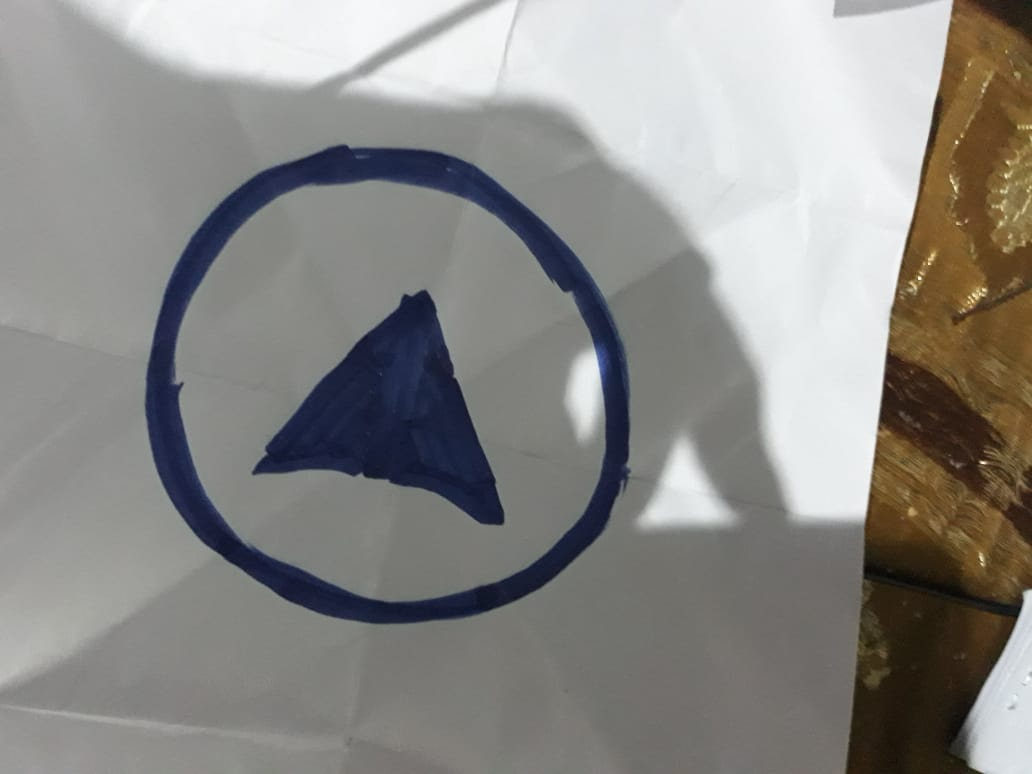
#> input picture src/assets/bookclue.jpeg, 1032 x 774 px, given in place of the camera
$ python camera.py
#> lines starting #> are read from the running program, lines starting #| are printed output that depends on the picture; after the words box and inside, x2 and y2 are one past the last pixel; in counts of white or black regions, pixels touching at a corner belong together
#> in getCameraFrame, frame is the input picture: shape (774, 1032, 3); mean B, G, R 134.3, 137.3, 138.8
### terminal/src/imageprocess.py
import cv2
import math
import numpy as np

MAX_ERROR = 25
MIN_RADIUS = 150
MAX_RADIUS = 750


class DetectedCircle:
    # [7 lines left out: function __init__, not called in this run]


class DetectedArrow:
    # [7 lines left out: function __init__, not called in this run]


class BoundRect:
    # [5 lines left out: function __init__, not called in this run]


class Point:
    def __init__(self, x, y):
        self.x = x
        self.y = y

    def toTuple(self):
        return (self.x, self.y)

    def toIntTuple(self):
        return (int(self.x), int(self.y))


def preprocessor(colorImage):
    # Grey-scale image
    monoImage = cv2.cvtColor(colorImage, cv2.COLOR_RGBA2GRAY)
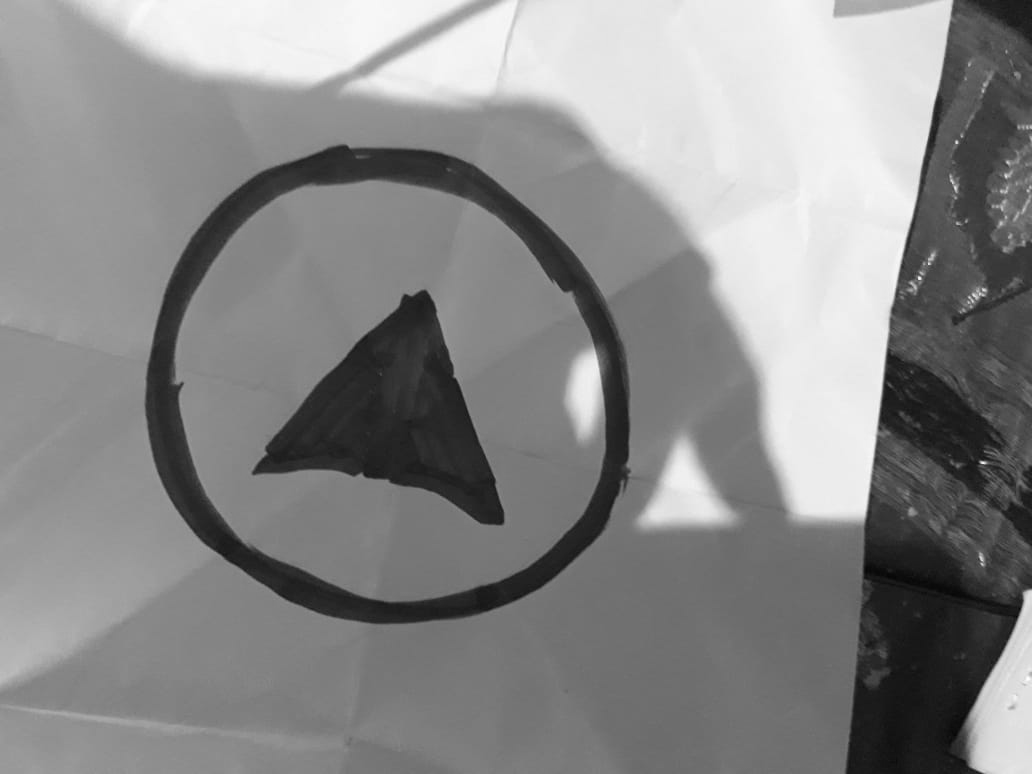
#> monoImage: shape (774, 1032); min 3, max 255, mean 136.5

    # Blur image
    blurSize = (7, 7)
    blurredImage = cv2.GaussianBlur(monoImage, blurSize, 2, 2)

    # Threshold image
    _, threshedImage = cv2.threshold(blurredImage, 0, 255, cv2.THRESH_OTSU)
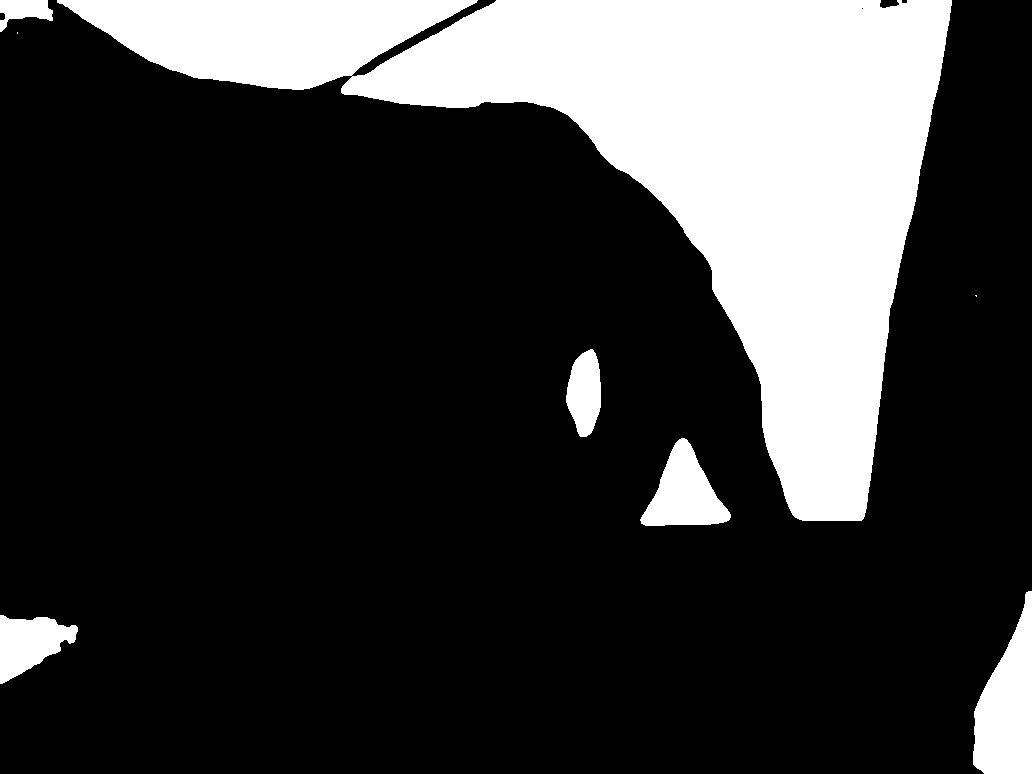
#> threshedImage: shape (774, 1032); 21.9% white; 8 white regions (2 under 20 px), largest, box (x1, y1, x2, y2) and area: (57, 0, 952, 521) 157302, (973, 591, 1032, 774) 7038, (640, 438, 731, 526) 4371, (0, 615, 78, 684) 3248, (566, 349, 601, 437) 2259, (0, 0, 53, 32) 987
    #_, threshedImage = cv2.threshold(
    #    blurredImage, 100, 255, cv2.THRESH_BINARY_INV)

    # Apply morphological transformations
    morphKernel = np.ones((3, 3))
    transformedImage = cv2.morphologyEx(threshedImage, cv2.MORPH_OPEN,
                                        morphKernel)
#> transformedImage: shape (774, 1032); 21.9% white; 6 white regions, box (x1, y1, x2, y2) and area: (57, 0, 952, 521) 157301, (973, 591, 1032, 774) 7038, (641, 438, 731, 526) 4369, (0, 615, 78, 684) 3246, (566, 349, 601, 437) 2259, (0, 0, 53, 32) 987
    transformedImage = cv2.morphologyEx(transformedImage, cv2.MORPH_CLOSE,
                                        morphKernel)
#> transformedImage: shape (774, 1032); 21.9% white; 6 white regions

    return transformedImage


def getCircleFromContour(contour):
    area = cv2.contourArea(contour)

    # Too small
    if area < 50:
        return None

    # Approximate radius using area and perimeter
    arcLength = cv2.arcLength(contour, True)
    radiusByArea = math.sqrt(area / (math.pi))
    radiusByLength = arcLength / (2*math.pi)
    approxRadius = (radiusByArea + radiusByLength)/2
    error = abs(radiusByLength - radiusByArea)

    # Filter out
    if approxRadius < MIN_RADIUS or\
            approxRadius > MAX_RADIUS or\
            error > MAX_ERROR:
        return None

    # Get center point
    mu = cv2.moments(contour)
    center = Point(mu['m10'] / mu['m00'], mu['m01'] / mu['m00'])

    # Add Circle
    detectedCircle = DetectedCircle(center, approxRadius, error, contour)
    return detectedCircle


# [24 lines left out: function getArrowFromContour, not called in this run]

def getContours(img):
    v = cv2.findContours(img,
                        cv2.RETR_TREE,
                        cv2.CHAIN_APPROX_SIMPLE)
#> v = 6 contours; box (x1, y1, x2, y2) and area: (57, 0, 952, 521) 155960, (973, 591, 1032, 774) 6829, (641, 438, 731, 526) 4238, (0, 615, 78, 684) 3122, (566, 349, 601, 437) 2164, (0, 0, 53, 32) 904
    try:
        _, contours, __ = v
    except:
        contours, _ = v
#> contours has the same summary as v
    return contours

def detectCircle(preprocessedImage):
    # Find contours in image
    contours = getContours(preprocessedImage)
#> contours has the same summary as v in getContours

    # Get circles and filter out None values
    detectedCircles = map(getCircleFromContour, contours)
    detectedCircles = list(filter(lambda x: x is not None, detectedCircles))
#> in getCircleFromContour, `area = cv2.contourArea(contour)`: area = 3122.5
#> in getCircleFromContour, `arcLength = cv2.arcLength(contour, True)`: arcLength = 271.1
#> in getCircleFromContour, `radiusByArea = math.sqrt(area / (math.pi))`: radiusByArea = 31.53
#> in getCircleFromContour, `radiusByLength = arcLength / (2*math.pi)`: radiusByLength = 43.15
#> in getCircleFromContour, `approxRadius = (radiusByArea + radiusByLength)/2`: approxRadius = 37.34
#> in getCircleFromContour, `error = abs(radiusByLength - radiusByArea)`: error = 11.62
#> detectedCircles = []

    if len(detectedCircles) == 0:
        # No detected circles
        return None

    # Find the circle with smallest error
    detectedCircle = min(detectedCircles, key=lambda x: x.error)

    return detectedCircle


# [57 lines left out: functions detectArrow, countBlackPoints, findCorrectCombination, not called in this run]

message_from_image_processor = ""

def process(colorImage):
    global message_from_image_processor
    message_from_image_processor = ""

    preprocessedImage = preprocessor(colorImage)
    detectedCircle = detectCircle(preprocessedImage)

    if detectedCircle is None:
        message_from_image_processor = "nothing detected"
        return colorImage, preprocessedImage, float("inf")

    r = cv2.boundingRect(detectedCircle.contour)
    regionOfInterest = colorImage[int(r[1]):int(r[1]+r[3]),
                                  int(r[0]):int(r[0]+r[2])]

    detectedArrow = detectArrow(regionOfInterest)

    if detectedArrow == None:
        message_from_image_processor = "no middle content detected"
        return colorImage, preprocessedImage, float("inf")

    contour = detectedArrow.contour
    # Find bottom most point and top most points
    minPoint = min(contour, key=lambda a: a[1])
    maxPoint = max(contour, key=lambda a: a[1])

    p = Point(*minPoint)
    q = Point(*maxPoint)

    # Find the furthest point from p and q by finding the point r which maximizes
    # the area of the triangle pqr
    def areaOfTriangle(point):
        return 0.5 * abs((p.x - point[0]) * (q.y - p.y) - (p.x - q.x) * (point[1] - p.y))

    r = Point(*max(contour, key=areaOfTriangle))

    p, q, r = findCorrectCombination(p, q, r, detectedArrow.contour)

    cx = (p.x + q.x) / 2
    cy = (p.y + q.y) / 2
    c = Point(cx, cy)

    if c.y == r.y:
        angle = -90.0
    else:
        angle = math.floor(math.degrees(math.atan((r.x - c.x) / (r.y - c.y))))

    if c.y < r.y:
        if c.x < r.x:
            angle = -180 + angle
        else:
            angle = 180 + angle

    if c.y > r.y:
        if c.x > r.x:
            angle = 90-angle
        else:
            angle = 90-angle
    else:
        if c.x > r.x:
            angle = 90-angle
        else:
            angle = 270 + angle

    message_from_image_processor = "detected angle: {}".format(angle)

    return colorImage, preprocessedImage, angle

### terminal/src/ascii.py
import sys
import random
import argparse
import numpy as np
import math
import cv2

gscale1 = "$@B%8&WM#*oahkbdpqwmZO0QLCJUYXzcvunxrjft/\|()1{}[]?-_+~<>i!lI;:,\"^`'. "
gscale2 = '@%#*+=-:. '
gscale3 = '█▓▒░ '


def get_average_l(image):
    # Given PIL Image, return average value of grayscale value
    w, h = image.shape[:2]
    if len(image.shape) == 3:
        d = image.shape[-1]
    else:
        d = 1
    return np.average(image.reshape(w*h*d))


def covert_image_to_ascii(file_name, cols, scale, gshade):
    image = cv2.imread(file_name, 0)
    return frame_to_ascii_art(image, cols, scale, gshade)


def frame_to_ascii_art(image, cols, scale, gshade):
    """
    Given Image and dims (rows, cols) returns an m*n list of Images
    """
    global gscale1, gscale2

    W, H = image.shape[0], image.shape[1]
    scale = W/H if scale == None else scale

    w = W/cols

    h = w/scale
    rows = int(H/h)

    if cols > W or rows > H:
        return

    aimg = []
    for j in range(rows):
        y1 = int(j*h)
        y2 = int((j+1)*h)

        if j == rows-1:
            y2 = H
        aimg.append("")

        for i in range(cols):
            x1 = int(i*w)
            x2 = int((i+1)*w)
            if i == cols-1:
                x2 = W

            img = image[x1: x2, y1: y2]
            avg = int(get_average_l(img))

            gshade_v = gshade[int((avg*(len(gshade)-1))/255)]
            aimg[j] += gshade_v
    return aimg


# [4 lines that do not run on import are left out]

### terminal/src/terminal.py
import signal
import os
import time
import progressbar
import struct
from termcolor import colored, cprint

DEBUG = True
TERMINAL_WIDTH = 170
TERMINAL_HEIGHT = 73


def center(s):
    if type(s) is str:
        s = s.split('\n')
    s = [i.strip().center(TERMINAL_WIDTH) for i in s]
    s = "\n".join(s) + '\n'
    return s

# =======================================================


def handler(signum, frame):
    pass


def set_handler(h):
    signal.signal(signal.SIGINT, h)
    signal.signal(signal.SIGTSTP, h)


set_handler(handler)

# =======================================================


def clear_terminal():
    os.system('tput reset')

# =======================================================


# [6 lines left out: function show_progress, not called in this run]

# ======================================================


def green_text(message):
    return colored(message, 'green')


def bold_green_text(message):
    return colored(message, 'green', attrs=['bold'])


def yellow_text(message):
    return colored(message, 'yellow')


def bold_yellow_text(message):
    return colored(message, 'yellow', attrs=['bold'])


def red_text(message):
    return colored(message, 'red')


def bold_red_text(message):
    return colored(message, 'red', attrs=['bold'])


def cyan_text(message):
    return colored(message, 'cyan')


def bold_cyan_text(message):
    return colored(message, 'cyan', attrs=['bold'])


def dark_white_text(message):
    return colored(message, 'white', attrs=['dark'])


def white_text(message):
    return colored(message, 'white')

### terminal/src/camera.py
import cv2
import numpy as np
import math
import ascii
import os
import imageprocess
import terminal
import shutil
from termcolor import colored, cprint
import subprocess
import time
import string
import random

cap = None


def getCameraFrame(source=0):
    '''Returns camera video frame from video source'''

    global cap

    if cap is None:
        cap = cv2.VideoCapture(source)

    ret = False
    stuck_counter = 0
    while not ret:
        ret, frame = cap.read()
        stuck_counter += 1

        if stuck_counter > 300:
            # Stuck for 300 frames
            return None

    return frame


def getPhotoFrame(file='snapshot.jpeg'):
    '''Returns a photo from file'''

    return cv2.imread(file, 1)


exit_pressed = False
detected = False


def signal_handler(signum, frame):
    global exit_pressed
    exit_pressed = True


def run_image_processor(solution_file):
    '''Main Entry Point'''
    global exit_pressed, detected
    exit_pressed = False

    terminal.set_handler(signal_handler)

    width = terminal.TERMINAL_WIDTH
    height = terminal.TERMINAL_HEIGHT - 10
    img_width = int(width*0.75)
    aspect_ratio = height/width

    while not exit_pressed:
        if detected:
            art = ""
            with open(solution_file, 'r', encoding="utf-8") as f:
                art = f.read()
            tmp_art = ""
            for line in art.split('\n'):
                tmp_art += f"{line}\n"
            art = tmp_art

            frame_color = 'white'
            color = 'green'
            attrs = ['bold', 'underline']
            art = art.split('\n')
            time.sleep(0.1)
        else:
            frame = getCameraFrame()

            if frame is None:
                # Frame lag - stop
                break

            frame, threshed, angle = imageprocess.process(frame)
#> angle = inf
            frame = cv2.rotate(threshed, cv2.ROTATE_90_COUNTERCLOCKWISE)
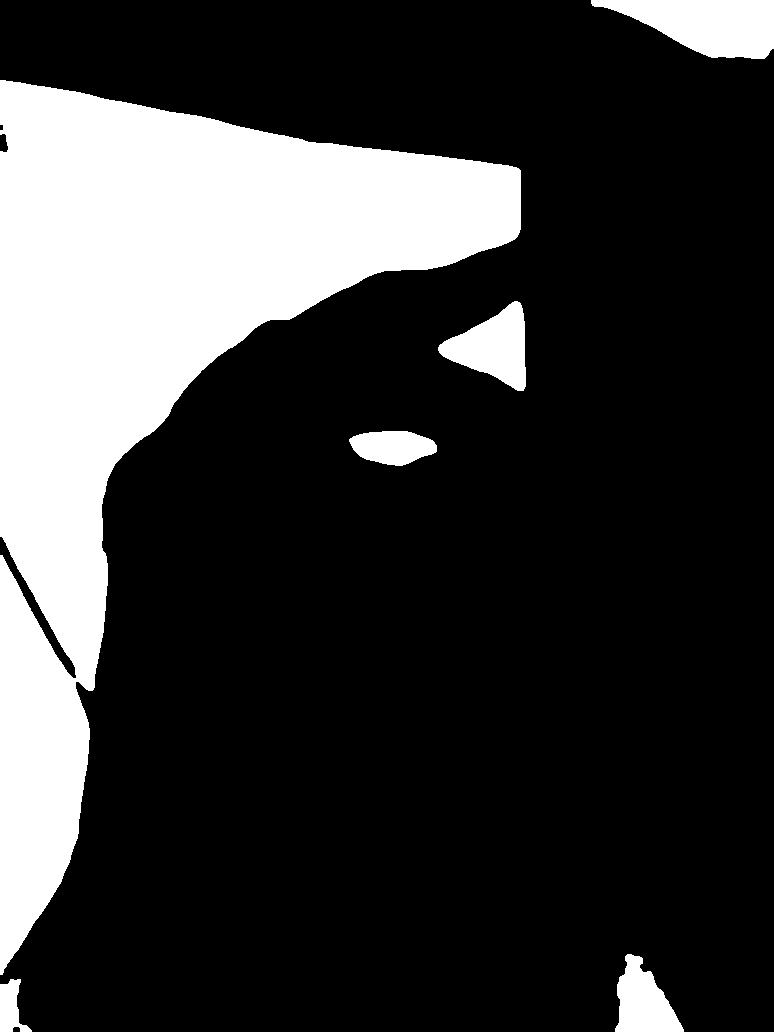
#> frame: shape (1032, 774); 21.9% white; 6 white regions, box (x1, y1, x2, y2) and area: (0, 80, 521, 975) 157311, (591, 0, 774, 59) 7039, (438, 301, 526, 391) 4369, (615, 954, 684, 1032) 3246, (349, 431, 437, 466) 2259, (0, 979, 32, 1032) 987

            if detected or abs(angle - 45) < 8:
                # Puzzle Solved
                # print("Detected... Printing...", solution_file)
                # subprocess.call(['lp', solution_file])
                time.sleep(1)
                terminal.clear_terminal()
                time.sleep(1)

                detected = True
            else:
                frame = np.pad(frame, pad_width=1,
                               mode='constant', constant_values=0)
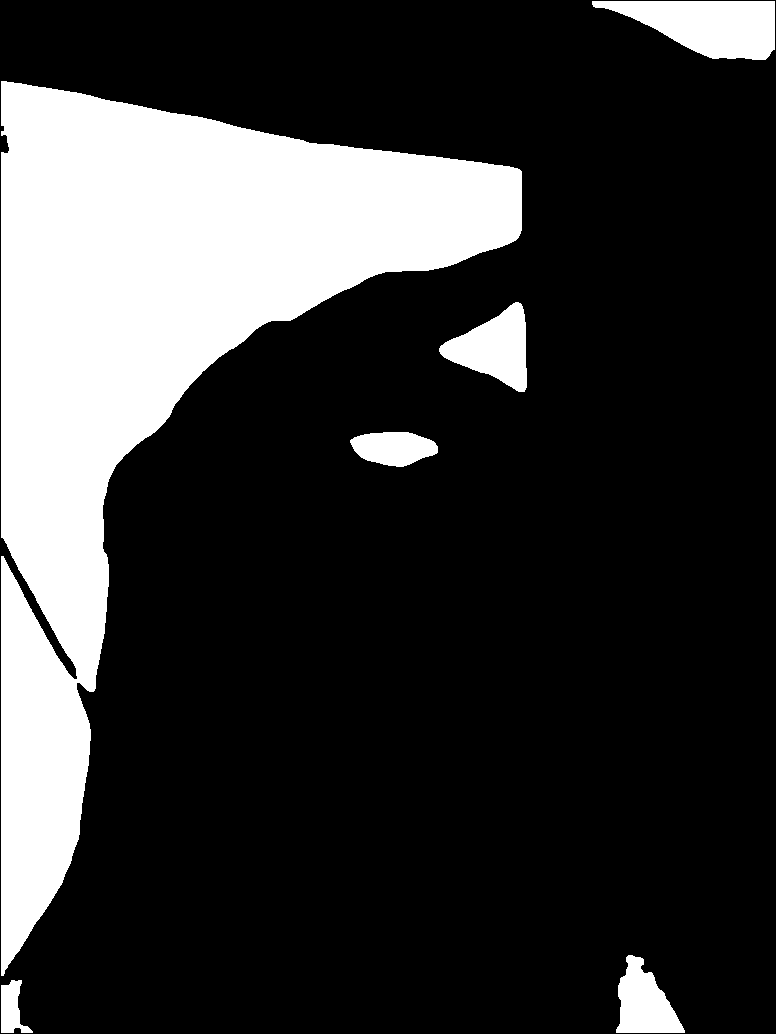
#> frame: shape (1034, 776); 21.8% white; 6 white regions, box (x1, y1, x2, y2) and area: (1, 81, 522, 976) 157311, (592, 1, 775, 60) 7039, (439, 302, 527, 392) 4369, (616, 955, 685, 1033) 3246, (350, 432, 438, 467) 2259, (1, 980, 33, 1033) 987
                art = ascii.frame_to_ascii_art(
                    frame, img_width, aspect_ratio, ascii.gscale1)

                if angle == float("inf"):
                    frame_color = 'yellow'
                    color = 'white'
                    attrs = ['bold', 'blink']
                else:
                    frame_color = 'green'
                    color = 'green'
                    attrs = ['bold']

        art = terminal.center(art)
        text = "="*width + '\n'
        text += "Streaming CAMERA 1: Searching for the correct Symbol\nPress CTRL+C to exit..\n"
        text += "="*width + '\n\n'
        text = terminal.center(text)
        text += "Output[]: " + \
            colored(imageprocess.message_from_image_processor,
                    color, attrs=attrs)
        text += "\n\n\n"
        art = text + colored(art, frame_color, attrs=['bold'])
        terminal.clear_terminal()
        print(art)
#| ==========================================================================================================================================================================
#|                                                            Streaming CAMERA 1: Searching for the correct Symbol
#|                                                                           Press CTRL+C to exit..

    try:
        cap.release()
        terminal.set_handler(terminal.handler)
    except:
        pass


if __name__ == "__main__":
    run_image_processor("")
